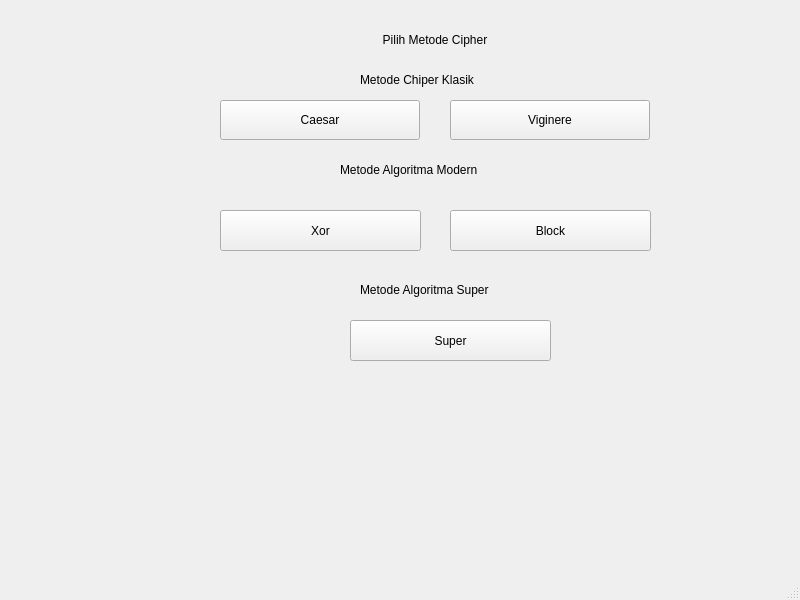
<?xml version="1.0" encoding="UTF-8"?>
<ui version="4.0">
 <class>MainWindow</class>
 <widget class="QMainWindow" name="MainWindow">
  <property name="geometry">
   <rect>
    <x>0</x>
    <y>0</y>
    <width>800</width>
    <height>600</height>
   </rect>
  </property>
  <property name="windowTitle">
   <string>Multi Cipher GUI</string>
  </property>
  <widget class="QWidget" name="centralwidget">
   <widget class="QStackedWidget" name="stackedWidget">
    <property name="geometry">
     <rect>
      <x>40</x>
      <y>-10</y>
      <width>800</width>
      <height>550</height>
     </rect>
    </property>
    <widget class="QWidget" name="pageUtama">
     <widget class="QPushButton" name="pushButtonCaesar">
      <property name="geometry">
       <rect>
        <x>180</x>
        <y>110</y>
        <width>200</width>
        <height>40</height>
       </rect>
      </property>
      <property name="text">
       <string>Caesar</string>
      </property>
     </widget>
     <widget class="QPushButton" name="pushButtonViginere">
      <property name="geometry">
       <rect>
        <x>410</x>
        <y>110</y>
        <width>200</width>
        <height>40</height>
       </rect>
      </property>
      <property name="text">
       <string>Viginere</string>
      </property>
     </widget>
     <widget class="QLabel" name="labelChoice">
      <property name="geometry">
       <rect>
        <x>270</x>
        <y>30</y>
        <width>250</width>
        <height>40</height>
       </rect>
      </property>
      <property name="text">
       <string>Pilih Metode Cipher</string>
      </property>
      <property name="alignment">
       <set>Qt::AlignmentFlag::AlignCenter</set>
      </property>
     </widget>
     <widget class="QLabel" name="label">
      <property name="geometry">
       <rect>
        <x>320</x>
        <y>80</y>
        <width>151</width>
        <height>20</height>
       </rect>
      </property>
      <property name="text">
       <string>Metode Chiper Klasik</string>
      </property>
     </widget>
     <widget class="QLabel" name="label_2">
      <property name="geometry">
       <rect>
        <x>300</x>
        <y>170</y>
        <width>191</width>
        <height>20</height>
       </rect>
      </property>
      <property name="text">
       <string>Metode Algoritma Modern</string>
      </property>
     </widget>
     <widget class="QLabel" name="label_3">
      <property name="geometry">
       <rect>
        <x>320</x>
        <y>290</y>
        <width>171</width>
        <height>20</height>
       </rect>
      </property>
      <property name="text">
       <string>Metode Algoritma Super</string>
      </property>
     </widget>
     <widget class="QPushButton" name="pushButtonXor">
      <property name="geometry">
       <rect>
        <x>180</x>
        <y>220</y>
        <width>201</width>
        <height>41</height>
       </rect>
      </property>
      <property name="text">
       <string>Xor</string>
      </property>
     </widget>
     <widget class="QPushButton" name="pushButtonBlock">
      <property name="geometry">
       <rect>
        <x>410</x>
        <y>220</y>
        <width>201</width>
        <height>41</height>
       </rect>
      </property>
      <property name="text">
       <string>Block</string>
      </property>
     </widget>
     <widget class="QPushButton" name="pushButtonSuper">
      <property name="geometry">
       <rect>
        <x>310</x>
        <y>330</y>
        <width>201</width>
        <height>41</height>
       </rect>
      </property>
      <property name="text">
       <string>Super</string>
      </property>
     </widget>
    </widget>
    <widget class="QWidget" name="pageBlock">
     <widget class="QLineEdit" name="lineOutputBlock">
      <property name="geometry">
       <rect>
        <x>200</x>
        <y>380</y>
        <width>371</width>
        <height>41</height>
       </rect>
      </property>
      <property name="placeholderText">
       <string>  Hasil Akan Tampil Disini</string>
      </property>
     </widget>
     <widget class="QPushButton" name="pushButtonBlockDecrypt">
      <property name="geometry">
       <rect>
        <x>410</x>
        <y>320</y>
        <width>94</width>
        <height>26</height>
       </rect>
      </property>
      <property name="text">
       <string>Decrypt</string>
      </property>
     </widget>
     <widget class="QLabel" name="label_13">
      <property name="geometry">
       <rect>
        <x>310</x>
        <y>70</y>
        <width>151</width>
        <height>41</height>
       </rect>
      </property>
      <property name="font">
       <font>
        <pointsize>12</pointsize>
       </font>
      </property>
      <property name="text">
       <string>Block Cipher AES</string>
      </property>
     </widget>
     <widget class="QLineEdit" name="lineEditInputBlock">
      <property name="geometry">
       <rect>
        <x>230</x>
        <y>160</y>
        <width>300</width>
        <height>30</height>
       </rect>
      </property>
      <property name="placeholderText">
       <string>Masukkan teks</string>
      </property>
     </widget>
     <widget class="QPushButton" name="pushButtonBackBlock">
      <property name="geometry">
       <rect>
        <x>280</x>
        <y>440</y>
        <width>200</width>
        <height>40</height>
       </rect>
      </property>
      <property name="text">
       <string>Back</string>
      </property>
     </widget>
     <widget class="QPushButton" name="pushButtonBlockEncrypt">
      <property name="geometry">
       <rect>
        <x>260</x>
        <y>320</y>
        <width>94</width>
        <height>26</height>
       </rect>
      </property>
      <property name="text">
       <string>Encrypt </string>
      </property>
     </widget>
     <widget class="QLabel" name="label_14">
      <property name="geometry">
       <rect>
        <x>360</x>
        <y>130</y>
        <width>31</width>
        <height>20</height>
       </rect>
      </property>
      <property name="text">
       <string>Text</string>
      </property>
     </widget>
     <widget class="QLabel" name="label_15">
      <property name="geometry">
       <rect>
        <x>290</x>
        <y>210</y>
        <width>171</width>
        <height>20</height>
       </rect>
      </property>
      <property name="text">
       <string>Round Key 0 (16 karakter)</string>
      </property>
     </widget>
     <widget class="QLineEdit" name="lineEditInputBlockKey">
      <property name="geometry">
       <rect>
        <x>230</x>
        <y>240</y>
        <width>300</width>
        <height>30</height>
       </rect>
      </property>
      <property name="placeholderText">
       <string>Masukkan teks</string>
      </property>
     </widget>
    </widget>
    <widget class="QWidget" name="pageXor">
     <widget class="QPushButton" name="pushButtonXorEncrypt">
      <property name="geometry">
       <rect>
        <x>270</x>
        <y>280</y>
        <width>94</width>
        <height>26</height>
       </rect>
      </property>
      <property name="text">
       <string>Encrypt </string>
      </property>
     </widget>
     <widget class="QPushButton" name="pushButtonXorDecrypt">
      <property name="geometry">
       <rect>
        <x>400</x>
        <y>280</y>
        <width>94</width>
        <height>26</height>
       </rect>
      </property>
      <property name="text">
       <string>Decrypt</string>
      </property>
     </widget>
     <widget class="QLineEdit" name="lineEditInputXor">
      <property name="geometry">
       <rect>
        <x>230</x>
        <y>160</y>
        <width>300</width>
        <height>30</height>
       </rect>
      </property>
      <property name="placeholderText">
       <string>Masukkan teks</string>
      </property>
     </widget>
     <widget class="QPushButton" name="pushButtonBackXor">
      <property name="geometry">
       <rect>
        <x>280</x>
        <y>410</y>
        <width>200</width>
        <height>40</height>
       </rect>
      </property>
      <property name="text">
       <string>Back</string>
      </property>
     </widget>
     <widget class="QLineEdit" name="lineEditInputXor2">
      <property name="geometry">
       <rect>
        <x>230</x>
        <y>220</y>
        <width>300</width>
        <height>30</height>
       </rect>
      </property>
      <property name="text">
       <string/>
      </property>
      <property name="placeholderText">
       <string>Masukkan Kunci</string>
      </property>
     </widget>
     <widget class="QLineEdit" name="lineOutputXor">
      <property name="geometry">
       <rect>
        <x>300</x>
        <y>320</y>
        <width>171</width>
        <height>71</height>
       </rect>
      </property>
      <property name="placeholderText">
       <string>  Hasil Akan Tampil Disini</string>
      </property>
     </widget>
     <widget class="QLabel" name="label_12">
      <property name="geometry">
       <rect>
        <x>330</x>
        <y>80</y>
        <width>101</width>
        <height>20</height>
       </rect>
      </property>
      <property name="text">
       <string>XOR chiper</string>
      </property>
     </widget>
    </widget>
    <widget class="QWidget" name="pageSuper">
     <widget class="QPushButton" name="pushButtonBackSuper">
      <property name="geometry">
       <rect>
        <x>310</x>
        <y>450</y>
        <width>94</width>
        <height>26</height>
       </rect>
      </property>
      <property name="text">
       <string>Back</string>
      </property>
     </widget>
     <widget class="QLineEdit" name="lineEditInputTextSuper">
      <property name="geometry">
       <rect>
        <x>220</x>
        <y>90</y>
        <width>300</width>
        <height>30</height>
       </rect>
      </property>
      <property name="placeholderText">
       <string>Masukkan teks</string>
      </property>
     </widget>
     <widget class="QLineEdit" name="lineEditShiftSuper">
      <property name="geometry">
       <rect>
        <x>220</x>
        <y>140</y>
        <width>300</width>
        <height>30</height>
       </rect>
      </property>
      <property name="placeholderText">
       <string>Masukkan shift (angka)</string>
      </property>
     </widget>
     <widget class="QLineEdit" name="lineEditInputSuper2">
      <property name="geometry">
       <rect>
        <x>220</x>
        <y>190</y>
        <width>300</width>
        <height>30</height>
       </rect>
      </property>
      <property name="text">
       <string/>
      </property>
      <property name="placeholderText">
       <string>Masukkan Enkripsi Viginere</string>
      </property>
     </widget>
     <widget class="QLineEdit" name="lineEditInputSuper3">
      <property name="geometry">
       <rect>
        <x>220</x>
        <y>240</y>
        <width>300</width>
        <height>30</height>
       </rect>
      </property>
      <property name="text">
       <string/>
      </property>
      <property name="placeholderText">
       <string>Masukkan Enkripsi XOR</string>
      </property>
     </widget>
     <widget class="QPushButton" name="pushButtonEncryptSuper">
      <property name="geometry">
       <rect>
        <x>240</x>
        <y>340</y>
        <width>94</width>
        <height>26</height>
       </rect>
      </property>
      <property name="text">
       <string>Encrypt</string>
      </property>
     </widget>
     <widget class="QPushButton" name="pushButtonDecryptSuper">
      <property name="geometry">
       <rect>
        <x>400</x>
        <y>340</y>
        <width>94</width>
        <height>26</height>
       </rect>
      </property>
      <property name="text">
       <string>Decrypt</string>
      </property>
     </widget>
     <widget class="QLineEdit" name="lineOutputSuper">
      <property name="geometry">
       <rect>
        <x>190</x>
        <y>390</y>
        <width>371</width>
        <height>41</height>
       </rect>
      </property>
      <property name="placeholderText">
       <string>  Hasil Akan Tampil Disini</string>
      </property>
     </widget>
     <widget class="QLineEdit" name="lineEditInputSuper4">
      <property name="geometry">
       <rect>
        <x>220</x>
        <y>290</y>
        <width>300</width>
        <height>30</height>
       </rect>
      </property>
      <property name="text">
       <string/>
      </property>
      <property name="placeholderText">
       <string>Masukkan Enkripsi Block</string>
      </property>
     </widget>
    </widget>
    <widget class="QWidget" name="pageCaesar">
     <widget class="QLineEdit" name="lineEditInput">
      <property name="geometry">
       <rect>
        <x>250</x>
        <y>100</y>
        <width>300</width>
        <height>30</height>
       </rect>
      </property>
      <property name="placeholderText">
       <string>Masukkan teks</string>
      </property>
     </widget>
     <widget class="QLineEdit" name="lineEditShift">
      <property name="geometry">
       <rect>
        <x>250</x>
        <y>150</y>
        <width>300</width>
        <height>30</height>
       </rect>
      </property>
      <property name="placeholderText">
       <string>Masukkan shift (angka)</string>
      </property>
     </widget>
     <widget class="QPushButton" name="pushButtonEncrypt">
      <property name="geometry">
       <rect>
        <x>80</x>
        <y>210</y>
        <width>300</width>
        <height>40</height>
       </rect>
      </property>
      <property name="text">
       <string>Encrypt</string>
      </property>
     </widget>
     <widget class="QPushButton" name="pushButtonBack">
      <property name="geometry">
       <rect>
        <x>250</x>
        <y>360</y>
        <width>300</width>
        <height>40</height>
       </rect>
      </property>
      <property name="text">
       <string>Back</string>
      </property>
     </widget>
     <widget class="QLineEdit" name="lineOutputCaesar">
      <property name="geometry">
       <rect>
        <x>250</x>
        <y>270</y>
        <width>300</width>
        <height>30</height>
       </rect>
      </property>
      <property name="placeholderText">
       <string>Masukkan teks</string>
      </property>
     </widget>
     <widget class="QLabel" name="label_10">
      <property name="geometry">
       <rect>
        <x>370</x>
        <y>50</y>
        <width>91</width>
        <height>20</height>
       </rect>
      </property>
      <property name="text">
       <string>Caesar Chiper</string>
      </property>
     </widget>
     <widget class="QPushButton" name="pushButtonDecryptCaesar">
      <property name="geometry">
       <rect>
        <x>420</x>
        <y>210</y>
        <width>300</width>
        <height>40</height>
       </rect>
      </property>
      <property name="text">
       <string>Decrypt</string>
      </property>
     </widget>
    </widget>
    <widget class="QWidget" name="pageViginere">
     <widget class="QPushButton" name="pushButtonBackViginere">
      <property name="geometry">
       <rect>
        <x>320</x>
        <y>410</y>
        <width>200</width>
        <height>40</height>
       </rect>
      </property>
      <property name="text">
       <string>Back</string>
      </property>
     </widget>
     <widget class="QLineEdit" name="lineEditInputViginere">
      <property name="geometry">
       <rect>
        <x>270</x>
        <y>160</y>
        <width>300</width>
        <height>30</height>
       </rect>
      </property>
      <property name="placeholderText">
       <string>Masukkan teks</string>
      </property>
     </widget>
     <widget class="QLineEdit" name="lineEditInputViginere2">
      <property name="geometry">
       <rect>
        <x>270</x>
        <y>220</y>
        <width>300</width>
        <height>30</height>
       </rect>
      </property>
      <property name="text">
       <string/>
      </property>
      <property name="placeholderText">
       <string>Masukkan Enkripsi</string>
      </property>
     </widget>
     <widget class="QPushButton" name="pushButtonEncryptViginere">
      <property name="geometry">
       <rect>
        <x>310</x>
        <y>280</y>
        <width>94</width>
        <height>26</height>
       </rect>
      </property>
      <property name="text">
       <string>Encrypt </string>
      </property>
     </widget>
     <widget class="QPushButton" name="pushButtonDecryptViginere">
      <property name="geometry">
       <rect>
        <x>440</x>
        <y>280</y>
        <width>94</width>
        <height>26</height>
       </rect>
      </property>
      <property name="text">
       <string>Decrypt</string>
      </property>
     </widget>
     <widget class="QLineEdit" name="lineOutputViginere">
      <property name="geometry">
       <rect>
        <x>340</x>
        <y>320</y>
        <width>171</width>
        <height>71</height>
       </rect>
      </property>
      <property name="placeholderText">
       <string>  Hasil Akan Tampil Disini</string>
      </property>
     </widget>
     <widget class="QLabel" name="label_11">
      <property name="geometry">
       <rect>
        <x>370</x>
        <y>90</y>
        <width>111</width>
        <height>20</height>
       </rect>
      </property>
      <property name="text">
       <string>Viginere Chiper</string>
      </property>
     </widget>
    </widget>
   </widget>
  </widget>
  <widget class="QMenuBar" name="menubar">
   <property name="geometry">
    <rect>
     <x>0</x>
     <y>0</y>
     <width>800</width>
     <height>25</height>
    </rect>
   </property>
  </widget>
  <widget class="QStatusBar" name="statusbar"/>
 </widget>
 <resources/>
 <connections/>
</ui>
